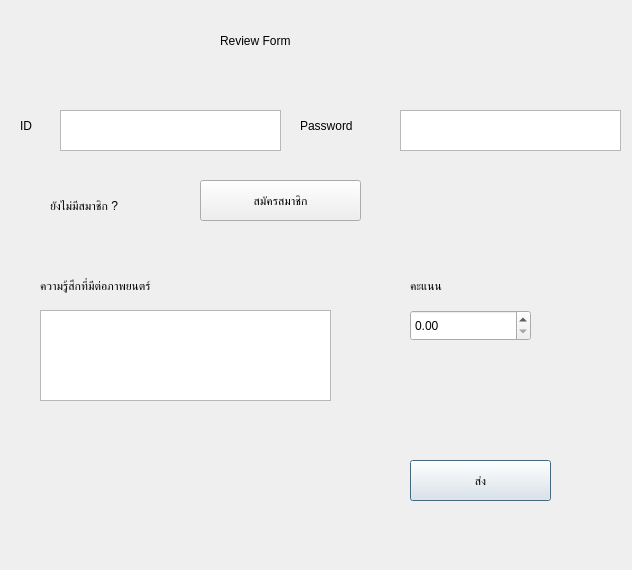
<?xml version="1.0" encoding="UTF-8"?>
<ui version="4.0">
 <class>Dialog</class>
 <widget class="QDialog" name="Dialog">
  <property name="geometry">
   <rect>
    <x>0</x>
    <y>0</y>
    <width>632</width>
    <height>570</height>
   </rect>
  </property>
  <property name="windowTitle">
   <string>Dialog</string>
  </property>
  <widget class="QPushButton" name="pushButton">
   <property name="geometry">
    <rect>
     <x>410</x>
     <y>460</y>
     <width>141</width>
     <height>41</height>
    </rect>
   </property>
   <property name="styleSheet">
    <string notr="true">font: 18pt &quot;MS Shell Dlg 2&quot;;</string>
   </property>
   <property name="text">
    <string>ส่ง</string>
   </property>
  </widget>
  <widget class="QTextEdit" name="textId">
   <property name="geometry">
    <rect>
     <x>60</x>
     <y>110</y>
     <width>221</width>
     <height>41</height>
    </rect>
   </property>
   <property name="styleSheet">
    <string notr="true">font: 16pt &quot;MS Shell Dlg 2&quot;;</string>
   </property>
  </widget>
  <widget class="QLabel" name="label">
   <property name="geometry">
    <rect>
     <x>220</x>
     <y>20</y>
     <width>191</width>
     <height>41</height>
    </rect>
   </property>
   <property name="styleSheet">
    <string notr="true">font: 24pt &quot;MS Shell Dlg 2&quot;;</string>
   </property>
   <property name="text">
    <string>Review Form</string>
   </property>
  </widget>
  <widget class="QTextEdit" name="textPass">
   <property name="geometry">
    <rect>
     <x>400</x>
     <y>110</y>
     <width>221</width>
     <height>41</height>
    </rect>
   </property>
   <property name="styleSheet">
    <string notr="true">font: 16pt &quot;MS Shell Dlg 2&quot;;</string>
   </property>
  </widget>
  <widget class="QTextEdit" name="textEdit_3">
   <property name="geometry">
    <rect>
     <x>40</x>
     <y>310</y>
     <width>291</width>
     <height>91</height>
    </rect>
   </property>
   <property name="styleSheet">
    <string notr="true">font: 16pt &quot;MS Shell Dlg 2&quot;;</string>
   </property>
  </widget>
  <widget class="QLabel" name="label_2">
   <property name="geometry">
    <rect>
     <x>40</x>
     <y>270</y>
     <width>241</width>
     <height>31</height>
    </rect>
   </property>
   <property name="styleSheet">
    <string notr="true">font: 16pt &quot;MS Shell Dlg 2&quot;;</string>
   </property>
   <property name="text">
    <string>ความรู้สึกที่มีต่อภาพยนตร์</string>
   </property>
  </widget>
  <widget class="QLabel" name="label_Id">
   <property name="geometry">
    <rect>
     <x>20</x>
     <y>110</y>
     <width>41</width>
     <height>31</height>
    </rect>
   </property>
   <property name="styleSheet">
    <string notr="true">font: 16pt &quot;MS Shell Dlg 2&quot;;</string>
   </property>
   <property name="text">
    <string>ID</string>
   </property>
  </widget>
  <widget class="QLabel" name="label_Pass">
   <property name="geometry">
    <rect>
     <x>300</x>
     <y>110</y>
     <width>91</width>
     <height>31</height>
    </rect>
   </property>
   <property name="styleSheet">
    <string notr="true">font: 16pt &quot;MS Shell Dlg 2&quot;;</string>
   </property>
   <property name="text">
    <string>Password</string>
   </property>
  </widget>
  <widget class="QPushButton" name="pushButton_2">
   <property name="geometry">
    <rect>
     <x>200</x>
     <y>180</y>
     <width>161</width>
     <height>41</height>
    </rect>
   </property>
   <property name="styleSheet">
    <string notr="true">font: 18pt &quot;MS Shell Dlg 2&quot;;</string>
   </property>
   <property name="text">
    <string>สมัครสมาชิก</string>
   </property>
  </widget>
  <widget class="QDoubleSpinBox" name="doubleSpinBox">
   <property name="geometry">
    <rect>
     <x>410</x>
     <y>310</y>
     <width>121</width>
     <height>31</height>
    </rect>
   </property>
   <property name="styleSheet">
    <string notr="true">font: 14pt &quot;MS Shell Dlg 2&quot;;</string>
   </property>
  </widget>
  <widget class="QLabel" name="label_3">
   <property name="geometry">
    <rect>
     <x>410</x>
     <y>270</y>
     <width>71</width>
     <height>31</height>
    </rect>
   </property>
   <property name="styleSheet">
    <string notr="true">font: 16pt &quot;MS Shell Dlg 2&quot;;</string>
   </property>
   <property name="text">
    <string>คะแนน</string>
   </property>
  </widget>
  <widget class="QLabel" name="label_4">
   <property name="geometry">
    <rect>
     <x>50</x>
     <y>190</y>
     <width>141</width>
     <height>31</height>
    </rect>
   </property>
   <property name="styleSheet">
    <string notr="true">font: 16pt &quot;MS Shell Dlg 2&quot;;</string>
   </property>
   <property name="text">
    <string>ยังไม่มีสมาชิก ?</string>
   </property>
  </widget>
 </widget>
 <resources/>
 <connections/>
</ui>
